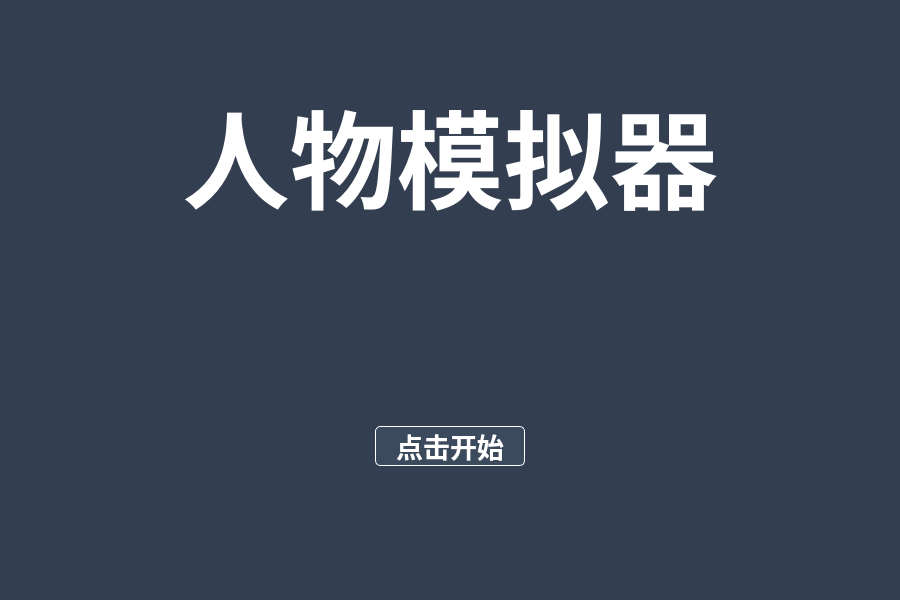
<?xml version="1.0" encoding="UTF-8"?>
<ui version="4.0">
 <class>Form</class>
 <widget class="QWidget" name="Form">
  <property name="geometry">
   <rect>
    <x>0</x>
    <y>0</y>
    <width>900</width>
    <height>600</height>
   </rect>
  </property>
  <property name="palette">
   <palette>
    <active>
     <colorrole role="Base">
      <brush brushstyle="SolidPattern">
       <color alpha="255">
        <red>255</red>
        <green>255</green>
        <blue>255</blue>
       </color>
      </brush>
     </colorrole>
     <colorrole role="Window">
      <brush brushstyle="SolidPattern">
       <color alpha="255">
        <red>51</red>
        <green>63</green>
        <blue>80</blue>
       </color>
      </brush>
     </colorrole>
    </active>
    <inactive>
     <colorrole role="Base">
      <brush brushstyle="SolidPattern">
       <color alpha="255">
        <red>255</red>
        <green>255</green>
        <blue>255</blue>
       </color>
      </brush>
     </colorrole>
     <colorrole role="Window">
      <brush brushstyle="SolidPattern">
       <color alpha="255">
        <red>51</red>
        <green>63</green>
        <blue>80</blue>
       </color>
      </brush>
     </colorrole>
    </inactive>
    <disabled>
     <colorrole role="Base">
      <brush brushstyle="SolidPattern">
       <color alpha="255">
        <red>51</red>
        <green>63</green>
        <blue>80</blue>
       </color>
      </brush>
     </colorrole>
     <colorrole role="Window">
      <brush brushstyle="SolidPattern">
       <color alpha="255">
        <red>51</red>
        <green>63</green>
        <blue>80</blue>
       </color>
      </brush>
     </colorrole>
    </disabled>
   </palette>
  </property>
  <property name="windowTitle">
   <string>人物模拟器</string>
  </property>
  <property name="windowIcon">
   <iconset resource="resource/image.qrc">
    <normaloff>:/icon/images/icon.png</normaloff>:/icon/images/icon.png</iconset>
  </property>
  <property name="autoFillBackground">
   <bool>true</bool>
  </property>
  <property name="styleSheet">
   <string notr="true"/>
  </property>
  <layout class="QGridLayout" name="gridLayout_10">
   <item row="0" column="0">
    <layout class="QGridLayout" name="gridLayout_8">
     <item row="0" column="0">
      <layout class="QGridLayout" name="gridLayout">
       <item row="0" column="0">
        <spacer name="verticalSpacer">
         <property name="orientation">
          <enum>Qt::Vertical</enum>
         </property>
         <property name="sizeHint" stdset="0">
          <size>
           <width>20</width>
           <height>40</height>
          </size>
         </property>
        </spacer>
       </item>
       <item row="1" column="0">
        <widget class="QLabel" name="label">
         <property name="font">
          <font>
           <family>KaiTi</family>
           <pointsize>80</pointsize>
           <weight>75</weight>
           <italic>false</italic>
           <bold>true</bold>
           <stylestrategy>PreferDefault</stylestrategy>
          </font>
         </property>
         <property name="styleSheet">
          <string notr="true">color: rgb(255,255,255);</string>
         </property>
         <property name="text">
          <string>人物模拟器</string>
         </property>
         <property name="alignment">
          <set>Qt::AlignCenter</set>
         </property>
        </widget>
       </item>
       <item row="2" column="0">
        <spacer name="verticalSpacer_2">
         <property name="orientation">
          <enum>Qt::Vertical</enum>
         </property>
         <property name="sizeHint" stdset="0">
          <size>
           <width>20</width>
           <height>40</height>
          </size>
         </property>
        </spacer>
       </item>
      </layout>
     </item>
     <item row="1" column="0">
      <layout class="QGridLayout" name="gridLayout_2">
       <item row="2" column="0">
        <spacer name="horizontalSpacer">
         <property name="orientation">
          <enum>Qt::Horizontal</enum>
         </property>
         <property name="sizeHint" stdset="0">
          <size>
           <width>40</width>
           <height>20</height>
          </size>
         </property>
        </spacer>
       </item>
       <item row="1" column="1">
        <spacer name="verticalSpacer_4">
         <property name="orientation">
          <enum>Qt::Vertical</enum>
         </property>
         <property name="sizeHint" stdset="0">
          <size>
           <width>20</width>
           <height>40</height>
          </size>
         </property>
        </spacer>
       </item>
       <item row="3" column="1">
        <spacer name="verticalSpacer_3">
         <property name="orientation">
          <enum>Qt::Vertical</enum>
         </property>
         <property name="sizeHint" stdset="0">
          <size>
           <width>20</width>
           <height>40</height>
          </size>
         </property>
        </spacer>
       </item>
       <item row="2" column="1">
        <widget class="QPushButton" name="btn_start">
         <property name="sizePolicy">
          <sizepolicy hsizetype="Fixed" vsizetype="Fixed">
           <horstretch>1</horstretch>
           <verstretch>1</verstretch>
          </sizepolicy>
         </property>
         <property name="maximumSize">
          <size>
           <width>150</width>
           <height>40</height>
          </size>
         </property>
         <property name="font">
          <font>
           <family>KaiTi</family>
           <pointsize>20</pointsize>
           <weight>75</weight>
           <bold>true</bold>
          </font>
         </property>
         <property name="styleSheet">
          <string notr="true">background-color: rgb(60, 74, 94);
border: 1px solid;
border-color: rgb(255, 255, 255);
border-radius: 5px;
color: rgb(255, 255, 255);</string>
         </property>
         <property name="text">
          <string>点击开始</string>
         </property>
         <property name="checkable">
          <bool>false</bool>
         </property>
         <property name="autoExclusive">
          <bool>false</bool>
         </property>
         <property name="autoDefault">
          <bool>false</bool>
         </property>
         <property name="default">
          <bool>false</bool>
         </property>
         <property name="flat">
          <bool>false</bool>
         </property>
        </widget>
       </item>
       <item row="2" column="2">
        <spacer name="horizontalSpacer_2">
         <property name="orientation">
          <enum>Qt::Horizontal</enum>
         </property>
         <property name="sizeHint" stdset="0">
          <size>
           <width>40</width>
           <height>20</height>
          </size>
         </property>
        </spacer>
       </item>
      </layout>
     </item>
    </layout>
   </item>
  </layout>
 </widget>
 <resources>
  <include location="resource/image.qrc"/>
 </resources>
 <connections/>
</ui>
